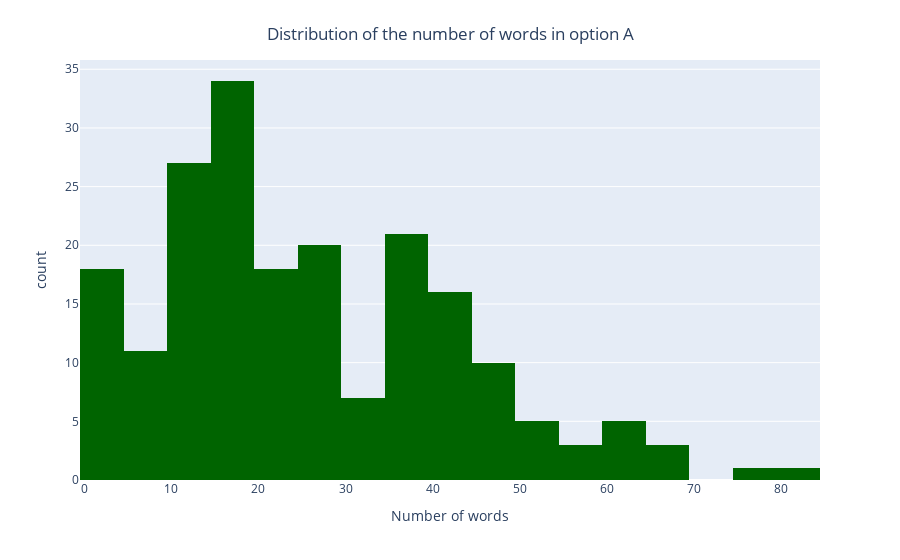

Notebook source saved alongside this figure:
### Code cell
fig = px.histogram([len(x.split(" ")) for x in df_train.A], nbins = 40, color_discrete_sequence=['darkgreen'])
fig.update_layout(
    showlegend=False,
    xaxis_title='Number of words',
    title={
        'text': 'Distribution of the number of words in option A',
        'y': 0.95,
        'x':0.5,
        'xanchor':'center',
        'yanchor':'top'
    }
)

### Figure 1 — Plotly figure (JSON) as saved in the notebook; plotly's stock layout.template omitted (floating-point values rounded to 4 significant figures; data arrays with more than 128 entries replaced by an {"elided": "..."} marker saying what was removed)
{"data": [{"alignmentgroup": "True", "bingroup": "x", "hovertemplate": "variable=0<br>value=%{x}<br>count=%{y}<extra></extra>", "legendgroup": "0", "marker": {"color": "darkgreen", "pattern": {"shape": ""}}, "name": "0", "nbinsx": 40, "offsetgroup": "0", "orientation": "v", "showlegend": true, "type": "histogram", "x": {"elided": "200 int values"}, "xaxis": "x", "yaxis": "y"}], "layout": {"barmode": "relative", "legend": {"title": {"text": "variable"}, "tracegroupgap": 0}, "margin": {"t": 60}, "showlegend": false, "title": {"text": "Distribution of the number of words in option A", "x": 0.5, "xanchor": "center", "y": 0.95, "yanchor": "top"}, "xaxis": {"anchor": "y", "domain": [0, 1], "title": {"text": "Number of words"}}, "yaxis": {"anchor": "x", "domain": [0, 1], "title": {"text": "count"}}}}
